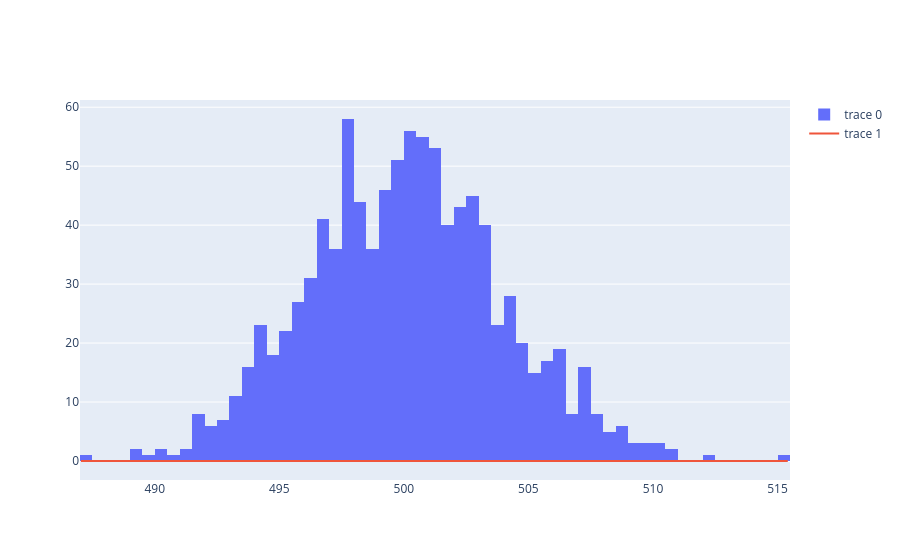

Notebook code cell kept with this figure:
### Code cell
fig = go.Figure()
fig.add_trace(go.Histogram(x=df_cafe['Peso_g']))

x_teorico = np.linspace(df_cafe['Peso_g'].min(), df_cafe['Peso_g'].max(),100)
y_teorico = stats.norm.pdf(x_teorico, loc=500, scale=3.9)

fig.add_trace(go.Scatter(x=x_teorico, y=y_teorico, mode='lines'))
fig.show()
